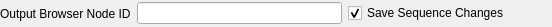
<?xml version="1.0" encoding="UTF-8"?>
<ui version="4.0">
 <class>qSlicerMetafileIOOptionsWidget</class>
 <widget class="qSlicerWidget" name="qSlicerMetafileIOOptionsWidget">
  <property name="geometry">
   <rect>
    <x>0</x>
    <y>0</y>
    <width>552</width>
    <height>27</height>
   </rect>
  </property>
  <property name="windowTitle">
   <string>Volume Options</string>
  </property>
  <layout class="QHBoxLayout" name="horizontalLayout">
   <property name="leftMargin">
    <number>0</number>
   </property>
   <property name="topMargin">
    <number>0</number>
   </property>
   <property name="rightMargin">
    <number>0</number>
   </property>
   <property name="bottomMargin">
    <number>0</number>
   </property>
   <item>
    <widget class="QLabel" name="OutputBrowserNodeIDLabel">
     <property name="sizePolicy">
      <sizepolicy hsizetype="Maximum" vsizetype="Preferred">
       <horstretch>0</horstretch>
       <verstretch>0</verstretch>
      </sizepolicy>
     </property>
     <property name="text">
      <string>Output Browser Node ID</string>
     </property>
    </widget>
   </item>
   <item>
    <widget class="QLineEdit" name="OutputBrowserNodeIDEdit">
     <property name="sizePolicy">
      <sizepolicy hsizetype="Preferred" vsizetype="Fixed">
       <horstretch>0</horstretch>
       <verstretch>0</verstretch>
      </sizepolicy>
     </property>
    </widget>
   </item>
   <item>
    <widget class="QCheckBox" name="SaveSequenceChangesCheckbox">
     <property name="text">
      <string>Save Sequence Changes</string>
     </property>
     <property name="checked">
      <bool>true</bool>
     </property>
    </widget>
   </item>
  </layout>
 </widget>
 <customwidgets>
  <customwidget>
   <class>qSlicerWidget</class>
   <extends>QWidget</extends>
   <header>qSlicerWidget.h</header>
   <container>1</container>
  </customwidget>
 </customwidgets>
 <resources/>
 <connections/>
</ui>
